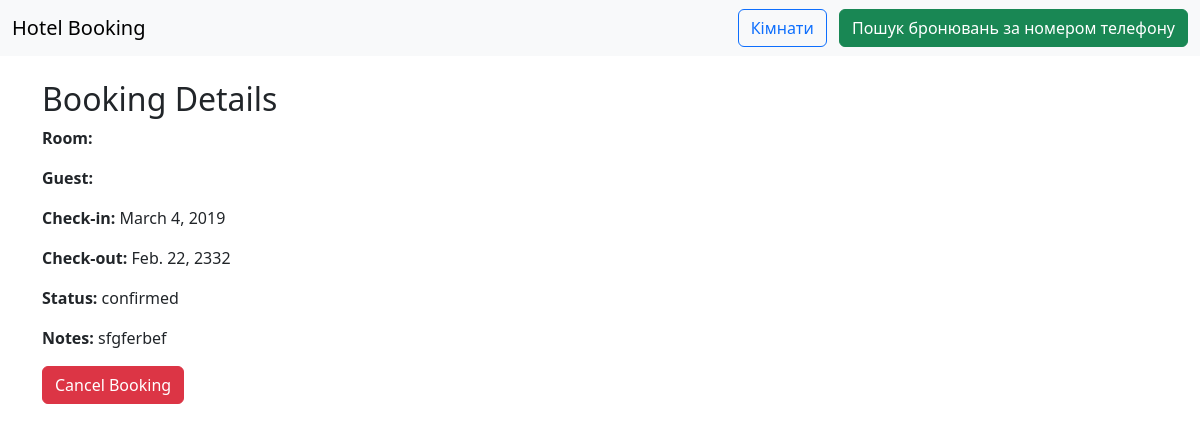
Screenshot of /bookings/1/ with the database file from the repository.
### hotel/models.py (models this page shows, shortened)
class Booking(models.Model):
    class BookingStatus(models.TextChoices):
        CONFIRMED   = 'confirmed', 'Confirmed'
        CANCELED    = 'canceled', 'Canceled'
        CHECKED_IN  = 'checked_in', 'Checked In'
        CHECKED_OUT = 'checked_out', 'Checked Out'
    class BookingChannel(models.TextChoices):
        ONLINE     = 'online', 'Online'
        PHONE      = 'phone', 'Phone'
        IN_PERSON  = 'in_person', 'In Person'
        AGENT      = 'agent', 'Travel Agent'
    room = models.ForeignKey(Room, on_delete=models.CASCADE)
    guest = models.ForeignKey(Guest, on_delete=models.CASCADE)
    check_in_date = models.DateField()
    check_out_date = models.DateField()
    booking_date = models.DateTimeField(auto_now_add=True)
    status = models.CharField(
        max_length=12,
        choices=BookingStatus.choices,
        default=BookingStatus.CONFIRMED,
    )
    booking_channel = models.CharField(
        max_length=10,
        choices=BookingChannel.choices,
        default=BookingChannel.ONLINE,
    )
    notes = models.TextField(blank=True, null=True)
    class Meta:
        ordering = ['-booking_date']
        verbose_name = 'Booking'
        verbose_name_plural = 'Bookings'

### hotel/views/booking.py (the view)
# urls.py: path('bookings/<int:pk>/', BookingDetailView.as_view(), name='booking_detail'),
class BookingDetailView(DetailView):
    model = Booking
    template_name = 'bookings/booking_detail.html'
    context_object_name = 'booking'

### hotel/templates/bookings/booking_detail.html (shortened to what this page needs)
{% extends 'base.html' %}
{% block content %}
<h2>Booking Details</h2>
<p><strong>Room:</strong> {{ booking.room.name }}</p>
<p><strong>Guest:</strong> {{ booking.guest.full_name }}</p>
<p><strong>Check-in:</strong> {{ booking.check_in_date }}</p>
<p><strong>Check-out:</strong> {{ booking.check_out_date }}</p>
<p><strong>Status:</strong> {{ booking.status }}</p>
<p><strong>Notes:</strong> {{ booking.notes }}</p>
<a href="{% url 'cancel_booking' booking.pk %}" class="btn btn-danger">Cancel Booking</a>
{% endblock %}

### rows the page displays
Booking: check_in_date "March 4, 2019", check_out_date "Feb. 22, 2332", status "confirmed", notes "sfgferbef"
